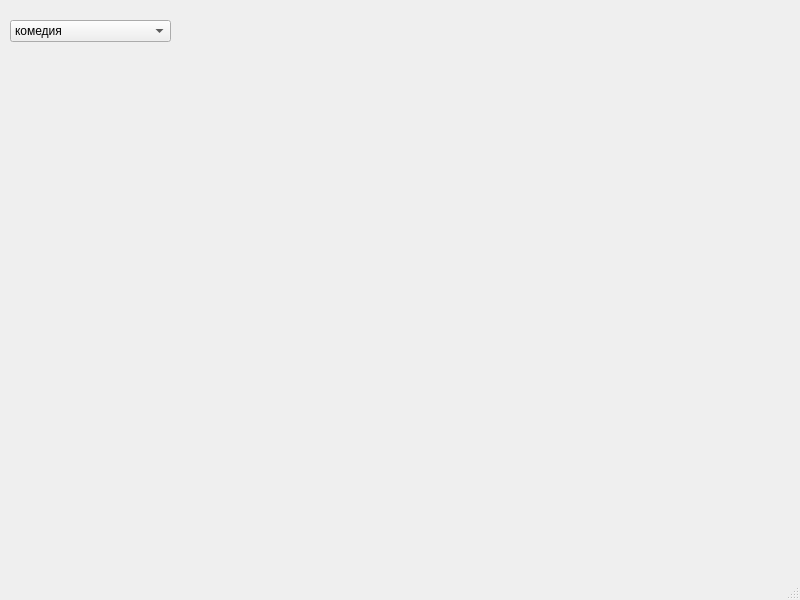
<?xml version="1.0" encoding="UTF-8"?>
<ui version="4.0">
 <class>MainWindow</class>
 <widget class="QMainWindow" name="MainWindow">
  <property name="geometry">
   <rect>
    <x>0</x>
    <y>0</y>
    <width>800</width>
    <height>600</height>
   </rect>
  </property>
  <property name="windowTitle">
   <string>MainWindow</string>
  </property>
  <widget class="QWidget" name="centralwidget">
   <widget class="QComboBox" name="comboBox">
    <property name="geometry">
     <rect>
      <x>10</x>
      <y>20</y>
      <width>161</width>
      <height>22</height>
     </rect>
    </property>
    <item>
     <property name="text">
      <string>комедия</string>
     </property>
    </item>
    <item>
     <property name="text">
      <string>драма</string>
     </property>
    </item>
    <item>
     <property name="text">
      <string>мелодрама</string>
     </property>
    </item>
    <item>
     <property name="text">
      <string>детектив</string>
     </property>
    </item>
    <item>
     <property name="text">
      <string>документальный</string>
     </property>
    </item>
    <item>
     <property name="text">
      <string>ужасы</string>
     </property>
    </item>
    <item>
     <property name="text">
      <string>музыка</string>
     </property>
    </item>
    <item>
     <property name="text">
      <string>фантастика</string>
     </property>
    </item>
    <item>
     <property name="text">
      <string>анимация</string>
     </property>
    </item>
    <item>
     <property name="text">
      <string>биография</string>
     </property>
    </item>
    <item>
     <property name="text">
      <string>боевик</string>
     </property>
    </item>
   </widget>
  </widget>
  <widget class="QMenuBar" name="menubar">
   <property name="geometry">
    <rect>
     <x>0</x>
     <y>0</y>
     <width>800</width>
     <height>21</height>
    </rect>
   </property>
  </widget>
  <widget class="QStatusBar" name="statusbar"/>
 </widget>
 <resources/>
 <connections/>
</ui>
